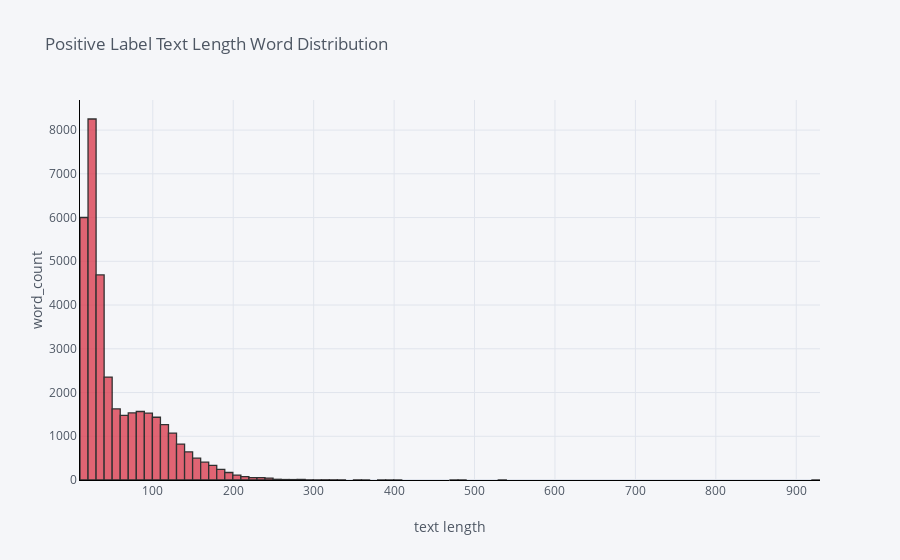

Notebook code cell kept with this figure:
### Code cell
# positive label sentence length and word counts
df['pos_len'] = df['Statements'].astype(str).apply(len)
df['pos_count'] = df['Statements'].apply(lambda x: len(str(x).split()))
df['pos_count'].iplot(
    kind='hist',
    bins=100,
    xTitle='text length',
    linecolor='black',
    color='red',
    yTitle='word_count',
    title='Positive Label Text Length Word Distribution')

### Figure 1 — Plotly figure (JSON) as saved in the notebook; plotly's stock layout.template omitted (floating-point values rounded to 4 significant figures; data arrays with more than 128 entries replaced by an {"elided": "..."} marker saying what was removed)
{"data": [{"histfunc": "count", "histnorm": "", "marker": {"color": "rgba(219, 64, 82, 1.0)", "line": {"color": "#000000", "width": 1.3}}, "name": "pos_count", "nbinsx": 100, "opacity": 0.8, "orientation": "v", "type": "histogram", "x": {"elided": "36340 int values"}}], "layout": {"barmode": "overlay", "legend": {"bgcolor": "#F5F6F9", "font": {"color": "#4D5663"}}, "paper_bgcolor": "#F5F6F9", "plot_bgcolor": "#F5F6F9", "title": {"font": {"color": "#4D5663"}, "text": "Positive Label Text Length Word Distribution"}, "xaxis": {"gridcolor": "#E1E5ED", "linecolor": "black", "showgrid": true, "tickfont": {"color": "#4D5663"}, "title": {"font": {"color": "#4D5663"}, "text": "text length"}, "zerolinecolor": "#E1E5ED"}, "yaxis": {"gridcolor": "#E1E5ED", "linecolor": "black", "showgrid": true, "tickfont": {"color": "#4D5663"}, "title": {"font": {"color": "#4D5663"}, "text": "word_count"}, "zerolinecolor": "#E1E5ED"}}}
